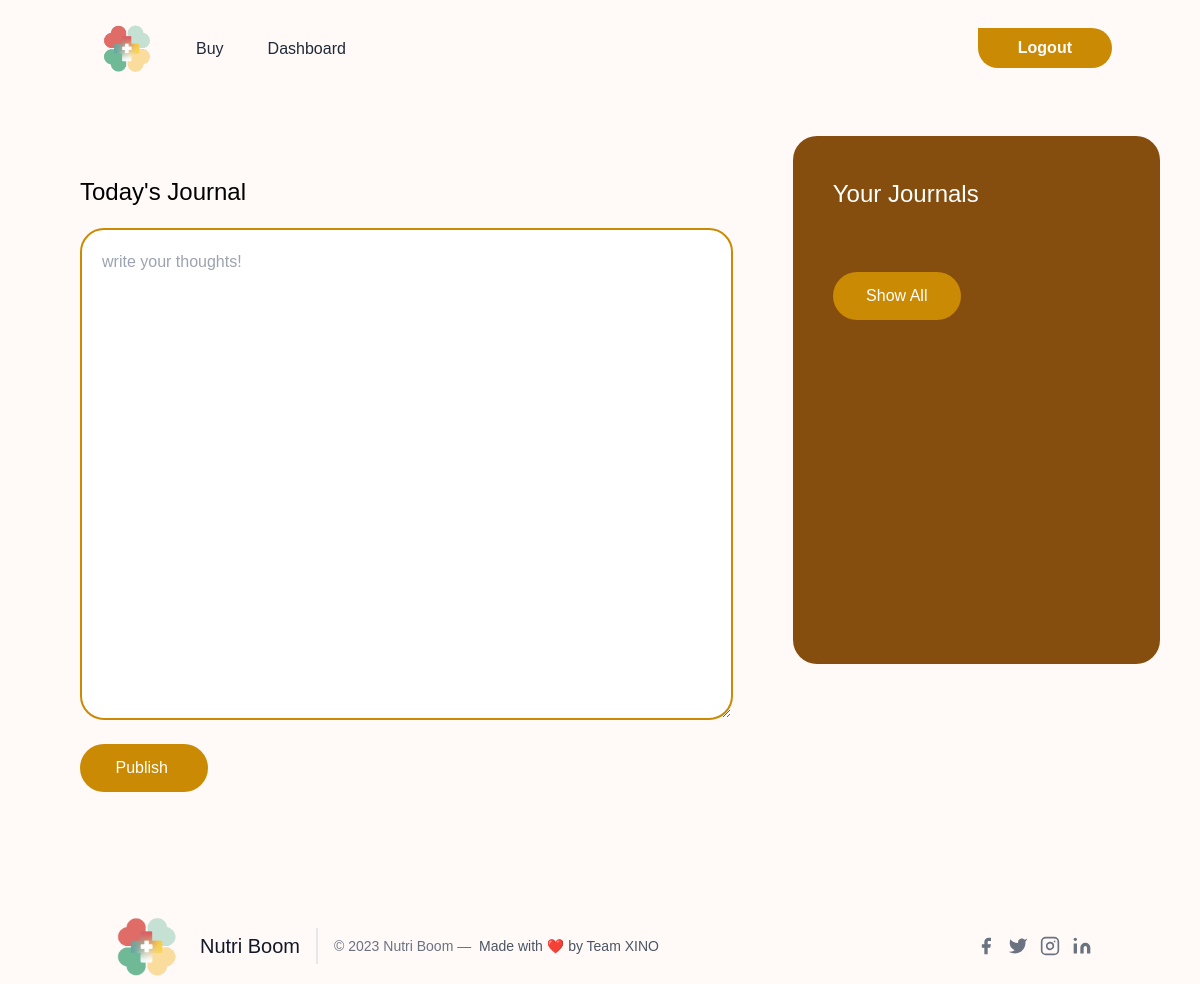
The app's page /journal (signed in), older data.
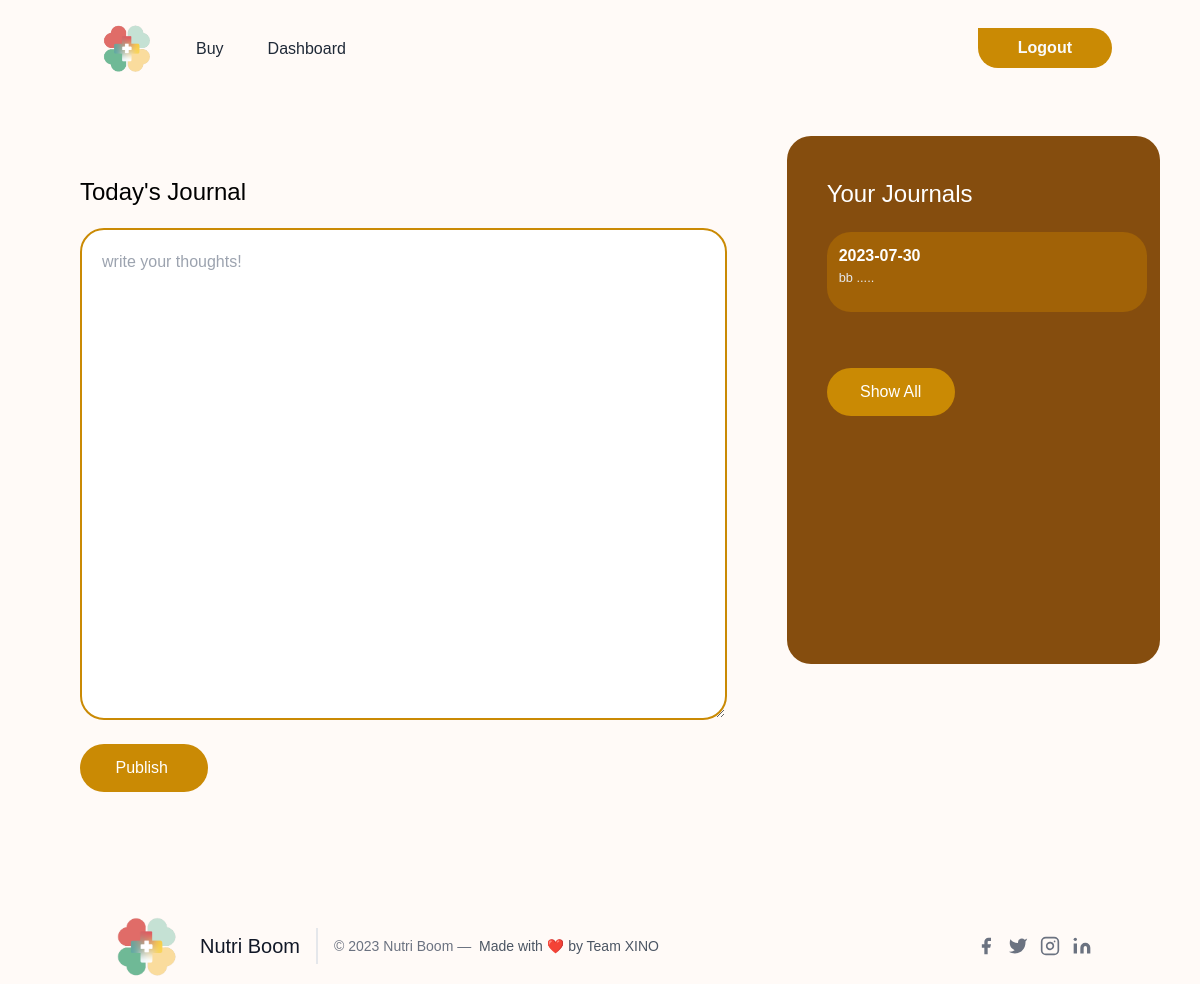
The same page, newer data.
### hack/models.py (models this page shows)
class Journal(db.Model):
    id = db.Column(db.Integer, primary_key=True)
    user_id = db.Column(db.Integer, db.ForeignKey('user.id'), nullable=False)
    date = db.Column(db.String, default=str(date.today()))
    text = db.Column(db.String)

### app.py (the view)
@app.route('/journal', methods=['GET', 'POST'])
@login_required
def journal():
    form = JournalForm()
    journal = Journal.query.filter_by(user_id=current_user.id).order_by(Journal.id.desc())
    if form.validate_on_submit():
        data = Journal(text=form.text.data, user_id=current_user.id)
        db.session.add(data)
        db.session.commit()
        return redirect('journal')
    return render_template('journal.html', form=form, journal=journal)

### hack/forms.py
class JournalForm(FlaskForm):
    text = TextAreaField('Add Text', validators=[DataRequired()])
    submit = SubmitField("Publish ")

### hack/models.py (called while the page is built)
@login_manager.user_loader
def load_user(user_id):
    return User.query.get(user_id)

### hack/templates/journal.html (shortened to what this page needs)
{% extends 'base.html' %}
{% block content %}
        <div class="flex flex-cols p-10 h-[80vh] gap-5 ">
            <div class="h-full w-2/3  rounded-3xl  p-10">
                <div class="text-2xl font-medium">Today's Journal</div>
                <div class="grid mt-5 gap-10">
                  <form enctype="multipart/form-data" method="POST">
                      <div class="h-[50vh]">
                          {{form.text(class='h-full w-full rounded-3xl border-2 border-yellow-600 p-5', placeholder='write your thoughts!')}}
                      </div>
                      <div class="mb-8">
                        <br>
                        {{form.submit(class ="h-12 w-32 bg-yellow-600 rounded-3xl text-white flex flex-cols justify-center items-center")}}
                      </div>
                  </form>
                </div>
            </div>
            <div class="h-[33rem] w-1/3 bg-yellow-800 rounded-3xl text-white p-10">
                <div class="text-[1.5rem] font-medium">Your Journals</div>
                <div class="grid mt-5 gap-10">
                  <div class="allcards" style="display:inline-block;">
                  {%for i in journal[0:3]%}
                  <div class="card mb-4" style="width: 20rem;">
                    <div class="h-20 w-full bg-yellow-700 rounded-3xl py-3 px-3">
                      <h1 class="text-[1rem] font-bold">{{i.date}}</h1>
                      <h1 class="text-[0.8rem] text-gray-200">{{i.text[0:40]}} .....</h1>
                  </div>
                </div>
                  {%endfor%}
                  </div>
                        <button id="Card" class="h-12 w-32 bg-yellow-600 rounded-3xl text-white flex flex-cols justify-center items-center">
                        Show All
                    </button>
                </div>
            </div>
        </div>
{% endblock content %}

### hack/templates/base.html (shortened to what this page needs)
<!doctype html>
<html>
<head>
	<link href="https://unpkg.com/aos@2.3.1/dist/aos.css" rel="stylesheet">
	<script src="https://cdn.tailwindcss.com"></script>
	<link href="https://unpkg.com/aos@2.3.1/dist/aos.css" rel="stylesheet">
	<link href="https://api.fontshare.com/v2/css?f[]=satoshi@700,500,400&f[]=panchang@600&display=swap" rel="stylesheet">
</head>
<body style="font-family: 'Satoshi', sans-serif; overflow-x: hidden;">
	<section class="bg-[#FFFAF7] ">
		<header class="p-4 text-gray-800">
			<div class="container flex justify-between h-16 mx-auto">
				<div class="flex">
					<a rel="noopener noreferrer" href="/" aria-label="Back to homepage" class="flex items-center p-2">
						<img src="{{url_for('static', filename='logo.png')}}" class=w-16>
					</a>
					<ul class="items-stretch hidden space-x-3 lg:flex">
						{%if not current_user.is_authenticated%}
						<li class="flex">
							<a rel="noopener noreferrer" href="{{url_for('register')}}"
								class="flex items-center px-4 -mb-1 border-b-2 border-transparent hover:underline-offset-4 hover:underline">Register</a>
						</li>
						{%else%}
						<a rel="noopener noreferrer" href="{{url_for('explore')}}"
							class="flex items-center px-4 -mb-1 border-b-2 border-transparent hover:underline-offset-4 hover:underline">Buy</a>
						{%endif%}
						{%if current_user.premium==1%}
						<a rel="noopener noreferrer" href="{{url_for('epsilon')}}"
							class="flex items-center px-4 -mb-1 border-b-2 border-transparent hover:underline-offset-4 hover:underline">Dashboard</a>
						{%endif%}
					</ul>
				</div>
				  {%if current_user.is_authenticated%}
					<a href="{{url_for('logout')}}"><div class="items-center flex-shrink-0 hidden lg:flex">
						<button
							class="px-10 py-2 font-semibold rounded-r-full rounded-bl-full hover:border-2 hover:border-yellow-600 hover:text-yellow-600 hover:bg-transparent bg-yellow-600 text-gray-50">Logout</button></a>
					</div>
				{%endif%}
		</header>
    {% block content %}
    {% endblock content %}
		  <footer class="text-gray-600 body-font">
			<div class="container px-5 py-8 mx-auto flex items-center sm:flex-row flex-col">
			  <a class="flex title-font font-medium items-center md:justify-start justify-center text-gray-900">
				<img src="{{url_for('static', filename='logo.png')}}" class="w-20">
				<span class="ml-3 text-xl">Nutri Boom</span>
			  </a>
			  <p class="text-sm text-gray-500 sm:ml-4 sm:pl-4 sm:border-l-2 sm:border-gray-200 sm:py-2 sm:mt-0 mt-4">© 2023 Nutri Boom —
				<a href="/" class="text-gray-600 ml-1" rel="noopener noreferrer" target="_blank">Made with ❤️ by Team XINO</a>
			  </p>
			  <span class="inline-flex sm:ml-auto sm:mt-0 mt-4 justify-center sm:justify-start">
				<a class="text-gray-500">
				  <svg fill="currentColor" stroke-linecap="round" stroke-linejoin="round" stroke-width="2" class="w-5 h-5" viewBox="0 0 24 24">
					<path d="M18 2h-3a5 5 0 00-5 5v3H7v4h3v8h4v-8h3l1-4h-4V7a1 1 0 011-1h3z"></path>
				  </svg>
				</a>
				<a class="ml-3 text-gray-500">
				  <svg fill="currentColor" stroke-linecap="round" stroke-linejoin="round" stroke-width="2" class="w-5 h-5" viewBox="0 0 24 24">
					<path d="M23 3a10.9 10.9 0 01-3.14 1.53 4.48 4.48 0 00-7.86 3v1A10.66 10.66 0 013 4s-4 9 5 13a11.64 11.64 0 01-7 2c9 5 20 0 20-11.5a4.5 4.5 0 00-.08-.83A7.72 7.72 0 0023 3z"></path>
				  </svg>
				</a>
				<a class="ml-3 text-gray-500">
				  <svg fill="none" stroke="currentColor" stroke-linecap="round" stroke-linejoin="round" stroke-width="2" class="w-5 h-5" viewBox="0 0 24 24">
					<rect width="20" height="20" x="2" y="2" rx="5" ry="5"></rect>
					<path d="M16 11.37A4 4 0 1112.63 8 4 4 0 0116 11.37zm1.5-4.87h.01"></path>
				  </svg>
				</a>
				<a class="ml-3 text-gray-500">
				  <svg fill="currentColor" stroke="currentColor" stroke-linecap="round" stroke-linejoin="round" stroke-width="0" class="w-5 h-5" viewBox="0 0 24 24">
					<path stroke="none" d="M16 8a6 6 0 016 6v7h-4v-7a2 2 0 00-2-2 2 2 0 00-2 2v7h-4v-7a6 6 0 016-6zM2 9h4v12H2z"></path>
					<circle cx="4" cy="4" r="2" stroke="none"></circle>
				  </svg>
				</a>
			  </span>
			</div>
		  </footer>
    </body>
</html>

Row changes from the older to the newer data that the page shows:
added Journal: date "2023-07-30", text "bb"
